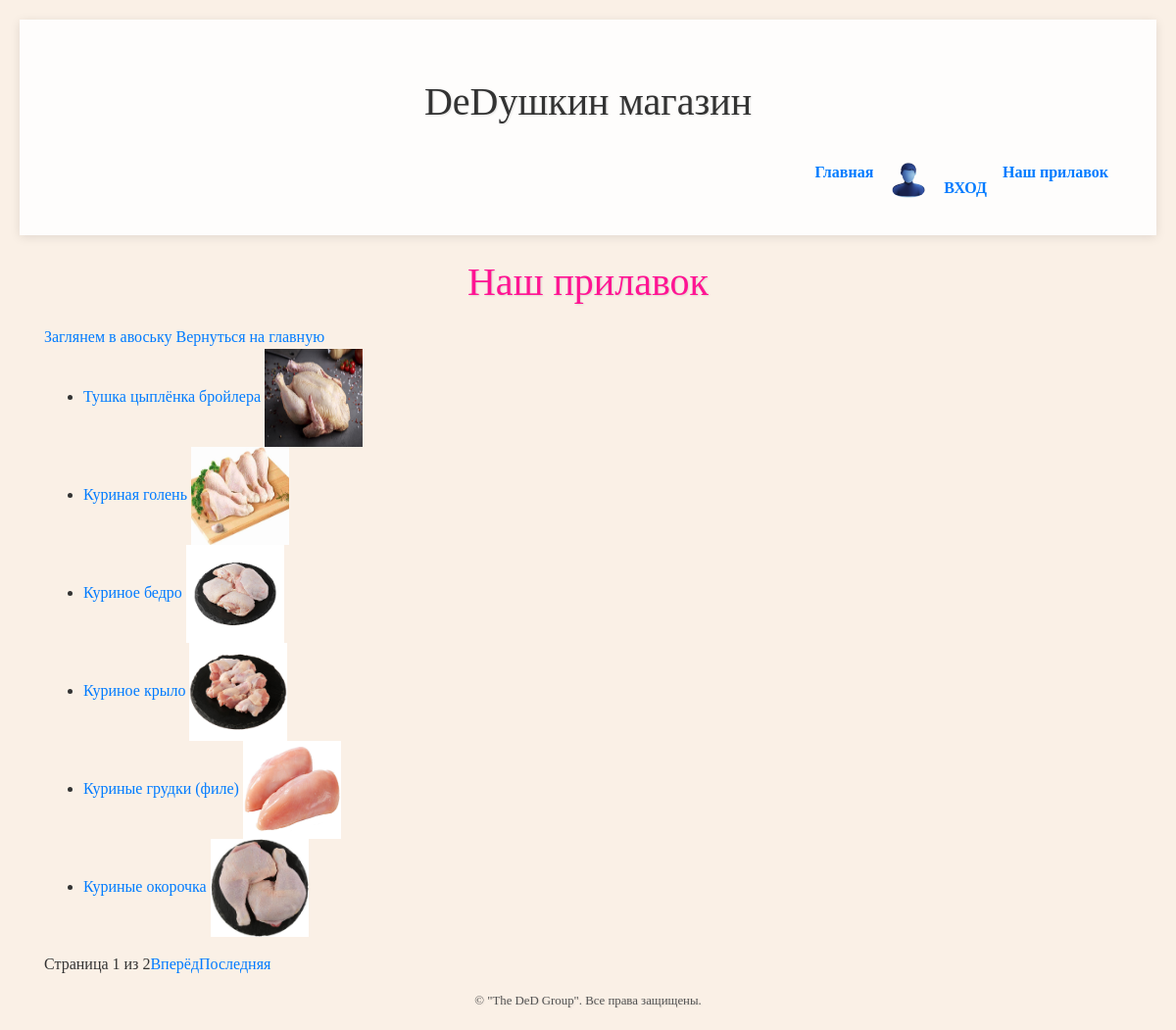
Before: /products/ with the older database file.
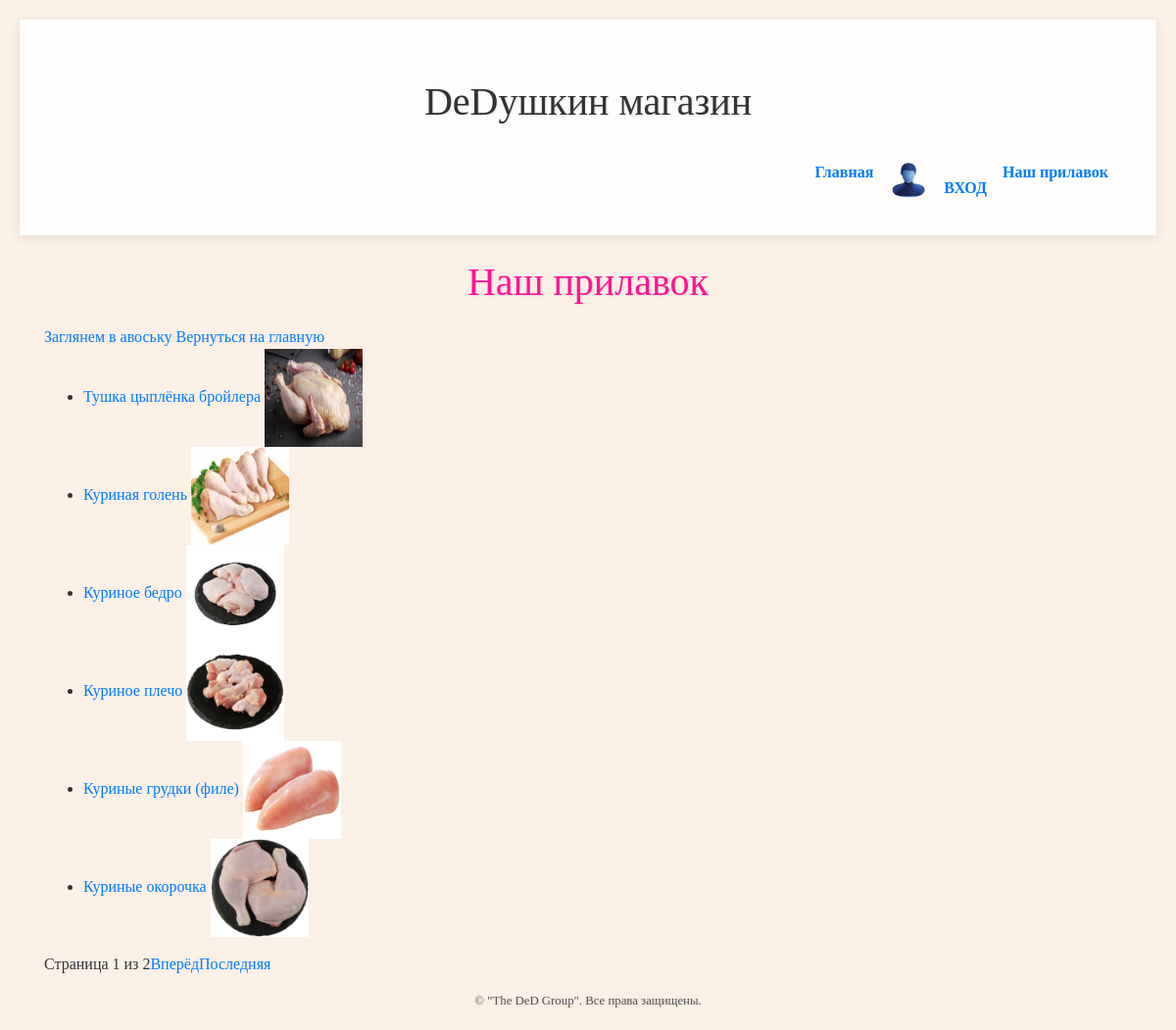
After: the same page with the newer database file.
### myshop_dj/models.py (models this page shows, shortened)
class Product(models.Model):
    name = models.CharField(max_length=255, unique=True)
    description = models.TextField()
    price = models.DecimalField(max_digits=10, decimal_places=2)
    category = models.ForeignKey(Category, related_name='products', on_delete=models.CASCADE, null=True)  # Измените на Category
    image = models.ImageField(upload_to='products/', blank=True, null=True)
    stock = models.PositiveIntegerField()

### myshop_dj/views.py (the view)
# urls.py: path('products/', product_list, name='product_list'),  # Изменено на product_list
def product_list(request):
    product_list = Product.objects.all()  # Получаем все продукты
    paginator = Paginator(product_list, 6)  # Показывать 6 продуктов на странице
    page_number = request.GET.get('page')  # Получаем номер страницы
    page_obj = paginator.get_page(page_number)  # Получаем объекты для текущей страницы
    return render(request, 'myshop_dj/product_list.html', {
        'page_obj': page_obj,
        'is_paginated': paginator.num_pages > 1
    })

### templates/myshop_dj/product_list.html (shortened to what this page needs)
{% extends 'myshop_dj/base.html' %}
{% load static %}
{% block content %}
    <h1>Наш прилавок</h1>
    <link rel="stylesheet" type="text/css" href="{% static 'style.css' %}">
    <a href="{% url 'cart_view' %}">Заглянем в авоську</a>
    <a href="{% url 'home' %}">Вернуться на главную</a>
    <ul>
        {% for product in page_obj.object_list %}
            <li>
                <a href="{% url 'product_detail' product.pk %}">{{ product.name }}</a>
                {% if product.image %}
                    <img src="{{ product.image.url }}" alt="{{ product.name }}" style="width: 100px; height: 100px;">
                {% endif %}
            </li>
        {% empty %}
            <li>Нет доступных продуктов.</li>
        {% endfor %}
    </ul>
    <div>
        {% if is_paginated %}
            <nav>
                <ul class="pagination">
                    <li><span>Страница {{ page_obj.number }} из {{ page_obj.paginator.num_pages }}</span></li>
                    {% if page_obj.has_next %}
                        <li><a href="?page={{ page_obj.next_page_number }}">Вперёд</a></li>
                        <li><a href="?page={{ page_obj.paginator.num_pages }}">Последняя</a></li>
                    {% endif %}
                </ul>
            </nav>
        {% endif %}
    </div>
{% endblock %}

Changed rows visible on the page:
changed Product: name "Куриное крыло" → "Куриное плечо"
